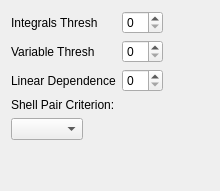
          <widget class="QWidget" name="AdvancedThresholds">
           <layout class="QVBoxLayout">
            <item>
             <layout class="QGridLayout">
              <item row="2" column="0">
               <widget class="QLabel" name="label_32">
                <property name="text">
                 <string>Linear Dependence</string>
                </property>
               </widget>
              </item>
              <item row="2" column="1">
               <widget class="QSpinBox" name="basis_linear_dependence_thresh"/>
              </item>
              <item row="0" column="1">
               <widget class="QSpinBox" name="thresh"/>
              </item>
              <item row="0" column="0">
               <widget class="QLabel" name="label_40">
                <property name="text">
                 <string>Integrals Thresh</string>
                </property>
               </widget>
              </item>
              <item row="0" column="2">
               <spacer>
                <property name="orientation">
                 <enum>Qt::Horizontal</enum>
                </property>
                <property name="sizeHint" stdset="0">
                 <size>
                  <width>40</width>
                  <height>20</height>
                 </size>
                </property>
               </spacer>
              </item>
              <item row="3" column="0">
               <widget class="QLabel" name="label_211">
                <property name="text">
                 <string>Shell Pair Criterion:</string>
                </property>
               </widget>
              </item>
              <item row="4" column="0" colspan="3">
               <layout class="QHBoxLayout" name="horizontalLayout_2">
                <item>
                 <widget class="QComboBox" name="meteco"/>
                </item>
                <item>
                 <spacer name="horizontalSpacer">
                  <property name="orientation">
                   <enum>Qt::Horizontal</enum>
                  </property>
                  <property name="sizeHint" stdset="0">
                   <size>
                    <width>40</width>
                    <height>20</height>
                   </size>
                  </property>
                 </spacer>
                </item>
               </layout>
              </item>
              <item row="1" column="0">
               <widget class="QLabel" name="label_198">
                <property name="text">
                 <string>Variable Thresh</string>
                </property>
               </widget>
              </item>
              <item row="1" column="1">
               <widget class="QSpinBox" name="varthresh"/>
              </item>
             </layout>
            </item>
            <item>
             <spacer>
              <property name="orientation">
               <enum>Qt::Vertical</enum>
              </property>
              <property name="sizeHint" stdset="0">
               <size>
                <width>20</width>
                <height>40</height>
               </size>
              </property>
             </spacer>
            </item>
           </layout>
          </widget>
